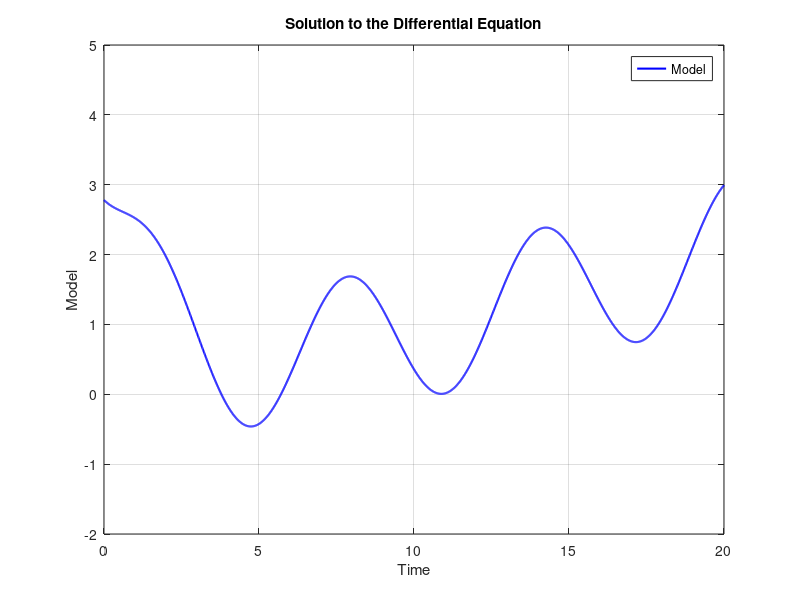

Write the MATLAB code that produced this figure.
clear; % Clear workspace

% Define x
x = 0:0.01:20;

% Calculate the model using element-wise operations
model = (3.1 .* exp(-x / 2)) + sin(x) + 0.12 * x - 0.32

% Close any existing figures
close all;

% Create a figure
figure;

% Plot the model
plot(x, model, 'b-', 'LineWidth', 1.5);
hold on;

% Optional: Adjust y-axis limits based on model values
ylim([-2 5]); % Adjust limits if needed

% Labels and title
xlabel("Time");
ylabel("Model");
title("Solution to the Differential Equation");
legend('Model', 'Location', 'Best');
grid on;

% Release the hold
hold off;

% Display the figure
drawnow; % Force rendering of the figure

